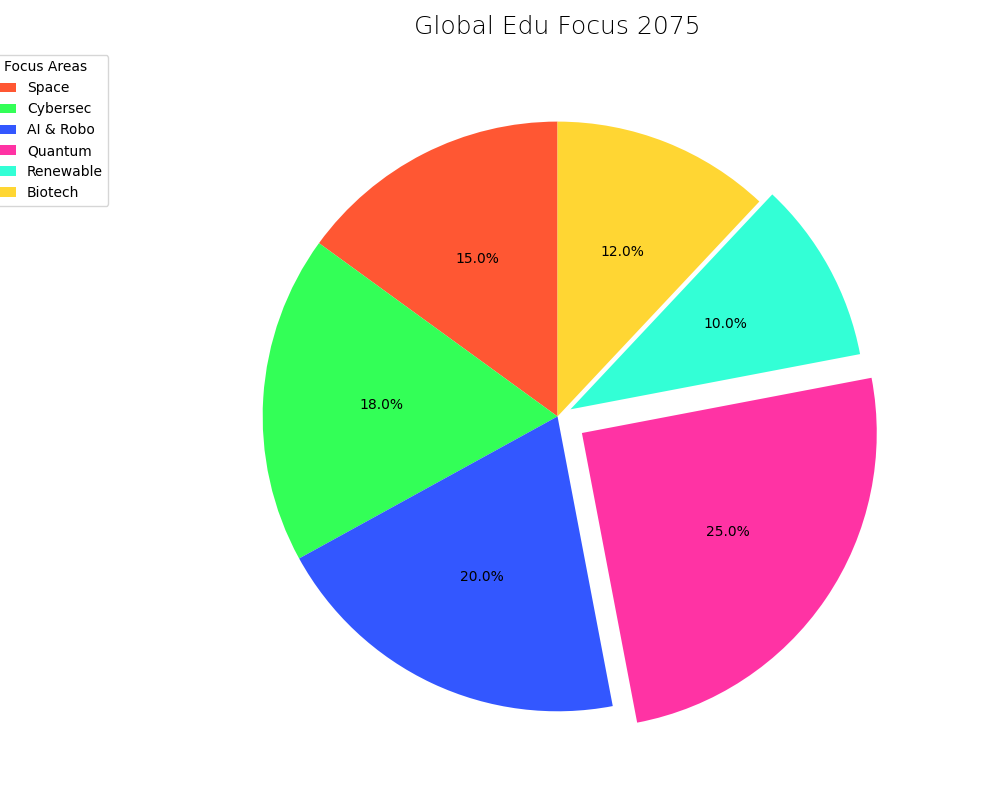

This chart was generated by the following Python code:
import matplotlib.pyplot as plt

# Data
educational_focuses = ['Space', 'Cybersec', 'AI & Robo', 'Quantum', 'Renewable', 'Biotech']
percentages = [15, 18, 20, 25, 10, 12]
colors = ['#FF5733', '#33FF57', '#3357FF', '#FF33A4', '#33FFD6', '#FFD633']
explode = [0.1 if perc == max(percentages) else 0.05 if perc == min(percentages) else 0 for perc in percentages]

fig, ax = plt.subplots(figsize=(10, 8), subplot_kw=dict(aspect="equal"))

# Plot a pie chart with distinct colors for each section
wedges, texts, autotexts = ax.pie(
    percentages,
    explode=explode,
    labels=None,
    colors=colors,
    autopct='%1.1f%%',
    startangle=90,
    shadow=False
)

# Set size and color for the percentage labels
plt.setp(autotexts, size=10, weight='normal', color='black')

# Title with altered font style
ax.set_title("Global Edu Focus 2075", fontsize=18, fontweight='light', pad=10)

# Legend settings with focus areas
ax.legend(wedges, educational_focuses, title="Focus Areas", loc="upper right", bbox_to_anchor=(-0.1, 1))

plt.grid(True, linestyle='--', linewidth=0.5)
plt.tight_layout()

plt.show()
